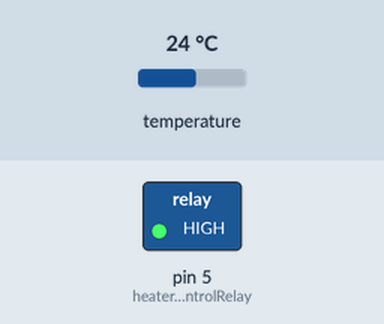
Bench run of a sketch on a simulated Arduino Uno, built with avr-gcc and run on an emulated ATmega328P. Parts: switched loads named in the sketch (green lamp = pin HIGH). The test bench sets the inputs (shaded band); at power-on: temperature 24 °C.

Above: at 2.4 s.
2.5 s: temperature set to 19 °C
4.0 s: temperature set to 17.6 °C
At 5.2 s:
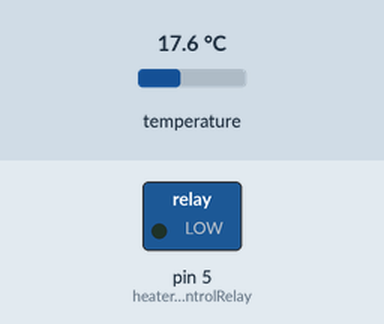
7.3 s: temperature set to 18.9 °C
8.8 s: temperature set to 20.1 °C
At 9.4 s:
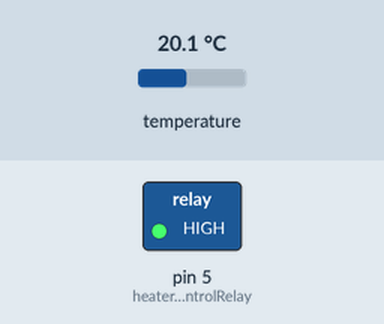
10.4 s: temperature set to 12 °C
At 11.6 s:
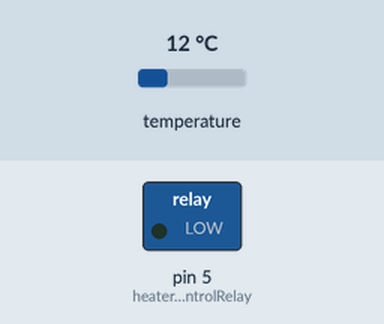
Timing chart, 0 to 12.9 s (numbered marks = the images above; inputs shaded):
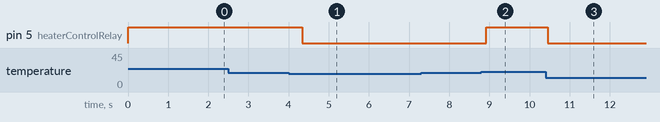

Measured:
- the behaviour switches between 18.3 and 18.2 °C on temperature (found by bisection; images 0 and 1)
- the behaviour switches between 19.3 and 19.4 °C on temperature (found by bisection; images 1 and 2)
- after the input at 2.5 s, every drawn part: stays the same
- after the input at 4.0 s, pin 5 (heaterControlRelay): HIGH → LOW after 0.34 s
- after the input at 7.3 s, every drawn part: stays the same
- after the input at 8.8 s, pin 5 (heaterControlRelay): LOW → HIGH after 0.12 s
- after the input at 10.4 s, pin 5 (heaterControlRelay): HIGH → LOW after 0.05 s

The sketch:

bedroom_no_keypad_no_LCD.ino
```cpp
#include <LiquidCrystal.h>
#include <DallasTemperature.h>
#include <OneWire.h>

//constants
#define heaterControlRelay        5 //relay to control 300W heater
#define oneWireBus1                2 // temperature sensor
#define keypadAnalog              A0 // input from keyPad LCD keypad
#define loopsPerSecond            84 // used for estimating the timing for occasional updates
#define tempUpdateDelay           30 // how many seconds (approx) before updating temperature


//Variables
float setPoint = 18.75;
float setPointHysterisis = 0.50;
float ambientTemp = -1;
bool heaterEnabled = false;
bool heaterOn = false;
int  input = 0;
char inputChar;
unsigned int tempUpdateCountdown = 0;

  // Setup a oneWire instance to communicate with any OneWire devices (not just Maxim/Dallas temperature ICs)
OneWire oneWire1(oneWireBus1);
  // Pass our oneWire reference to Dallas Temperature.
DallasTemperature sensors1(&oneWire1);


void setup() {
  // set up the LCD's number of columns and rows:

  pinMode(heaterControlRelay, OUTPUT);//ACTIVE LOW pin connected to relay that turns on the furnace
  //Start with the heater off
  digitalWrite(heaterControlRelay, HIGH);
  sensors1.begin(); // Start up the library for one-wire bus 1
  Serial.begin(9600);

  delay(500);
  sensors1.requestTemperatures();
  ambientTemp = sensors1.getTempCByIndex(0);


  //When the program first starts, there is no hysterisis
  if(ambientTemp < setPoint && ambientTemp != 0.0 && ambientTemp != 127.0)
  {
    digitalWrite(heaterControlRelay, LOW); // Turn heater on
  }
}


void loop() {

    sensors1.requestTemperatures();
    ambientTemp = sensors1.getTempCByIndex(0);
    if(ambientTemp < setPoint - setPointHysterisis)
    {
      if(ambientTemp != 0.0 && ambientTemp != -127.0)//ignore bad values
        digitalWrite(heaterControlRelay, LOW);//Turn heater ON
    }

    if(ambientTemp > setPoint + setPointHysterisis)
    {
      if(ambientTemp != 0.0 && ambientTemp != -127.0)//ignore bad values
        digitalWrite(heaterControlRelay, HIGH);//Turn heater OFF
    }

    if(Serial.available());
    {
      inputChar = Serial.read();
      if(inputChar == '?')
      {
        Serial.print("Ambient Temp: ");
        Serial.println(ambientTemp);
      }
    }

}
```
